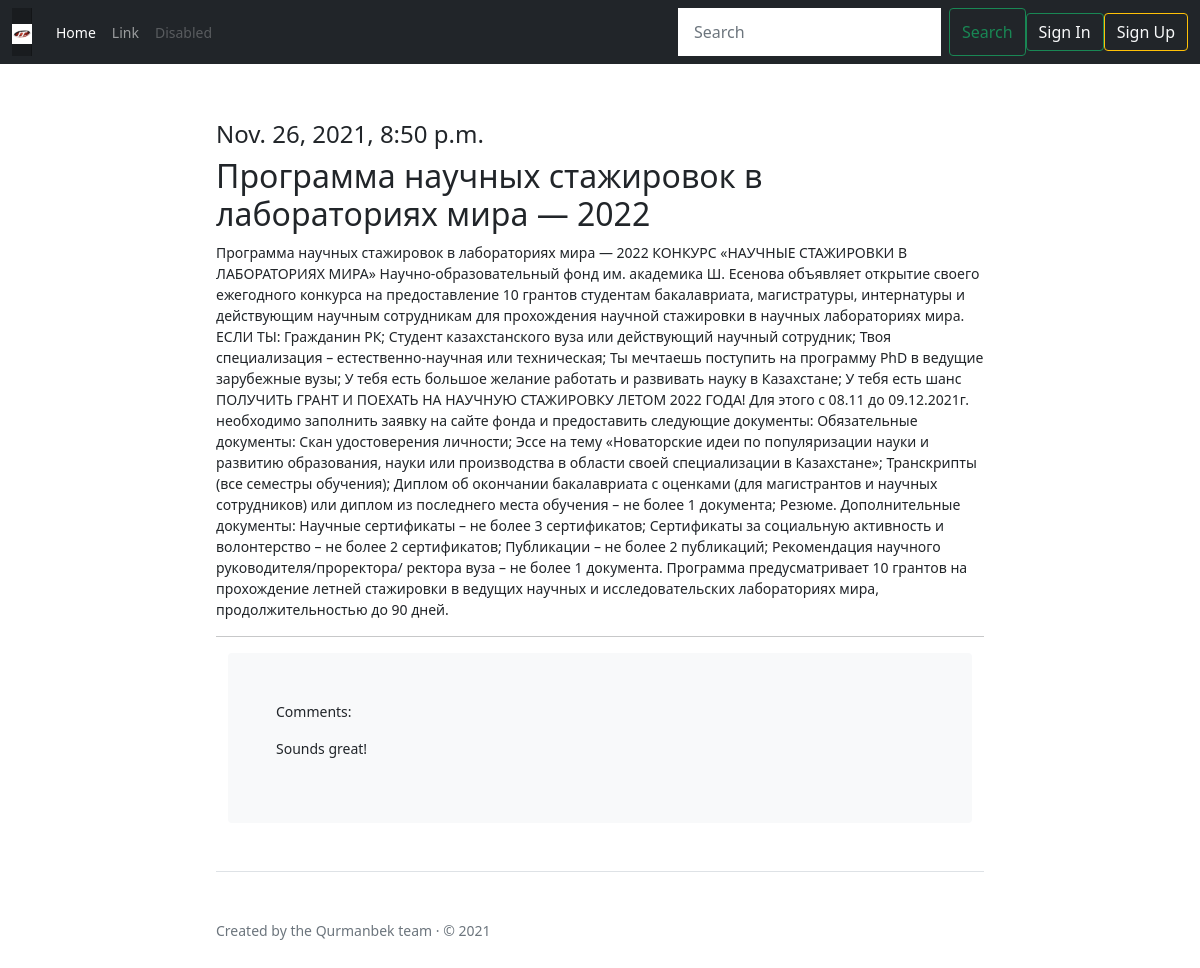
Screenshot of /articles/get/5/ with the database file from the repository.
### article/models.py (models this page shows)
class Article(models.Model):
    class Meta:
        db_table = "article"
    article_title = models.CharField(max_length=200)
    article_text = models.TextField()
    article_date = models.DateTimeField()
    article_likes = models.IntegerField(default=0)

class Commands(models.Model):
    class Meta:
        db_table = 'comments'
    comment_text = models.TextField()
    comments_article = models.ForeignKey(Article, on_delete=models.CASCADE)

### article/views.py (the view)
# urls.py: path('articles/get/<int:article_id>/', article.views.article),
def article(request, article_id=1):
    command_form = CommandForm
    args = {}
    args.update(csrf(request))  # Type of hackers attack
    args['article'] = Article.objects.get(id=article_id)
    args['comments'] = Commands.objects.filter(comments_article_id=article_id)
    args['form'] = command_form
    args['user'] = allauth
    return render(None, 'article/article.html', args)

### templates/article/article.html (shortened to what this page needs)
{% extends 'article/main.html' %}
{% block article %}
    <div class="col-lg-8 mx-auto p-3 py-md-5">
<h4>{{ article.article_date }}</h4>
<h2>{{ article.article_title }}</h2>
<p>{{ article.article_text }}</p>
<hr>
    <main class="container">
  <div class="bg-light p-5 rounded">
<p>Comments:</p>
{% for comment in comments %}
    <p>{{ comment.comment_text }}</p>
{% endfor %}
</div>
</main>
{% endblock %}

### djangoProject/static/css/navbar-top-fixed.css (style rules this page uses)
body { min-height: 75rem; padding-top: 4.5rem; }

### djangoProject/static/css/dashboard.css (style rules this page uses)
body { font-size: .875rem; }

### rows the page displays
Article: article_date "Nov. 26, 2021, 8:50 p.m.", article_title "Программа научных стажировок в лабораториях мира — 2022", article_text "Программа научных стажировок в лабораториях мира — 2022 КОНКУРС «НАУЧНЫЕ СТАЖИРОВКИ В ЛАБОРАТОРИЯХ МИРА» Научно-образовательный фонд им. академика Ш. Есенова объявляет открытие своего ежегодного конкурса на предоставление 10 грантов студентам бакалавриата, магистратуры, интернатуры и действующим научным сотрудникам для прохождения научной стажировки в научных лабораториях мира. ЕСЛИ ТЫ: Гражданин РК; Студент казахстанского вуза или действующий научный сотрудник; Твоя специализация – естественно-научная или техническая; Ты мечтаешь поступить на программу PhD в ведущие зарубежные вузы; У тебя есть большое желание работать и развивать науку в Казахстане; У тебя есть шанс ПОЛУЧИТЬ ГРАНТ И…"
Commands: comment_text "Sounds great!"
